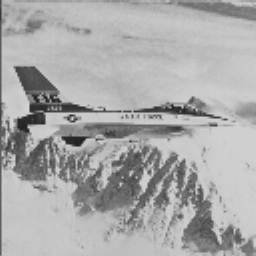
#> input picture Lab2-przekształcenie punktowe/jet.bmp, 256 x 256 px, found by its file name
$ jupyter execute 03_histogram_hw.ipynb
#> lines starting #> are read from the running program, lines starting #| are printed output that depends on the picture
## Zadanie domowe: BBHE i DSIHE

W klasycznym wyrównywaniu histogramu HE  po wykonaniu operacji jasność obrazu ulega zmianie.
Dało się to zaobserwować podczas przeprowadzonych eksperymentów.
Jeśli nie to należy uruchomić skrypt z sekcji A i zwrócić na to uwagę.
Średnia jasność dąży do środkowego poziomu szarości.
Jest to wada i dlatego klasyczne HE ma ograniczone zastosowanie.

Powstało sporo metod, które eliminują to niekorzystne zjawisko.
Najprostsze z nich polegają na dekompozycji obrazu wejściowego na dwa podobrazy (wg. pewnego kryterium).
Następnie operacja HE wykonywana jest dla tych podobrazów.

Dwie znane z literatury metody to:
- Bi-Histogram Equalization
- DSIHE - Dualistic Sub-Image Histogram Equalization

W metodzie BBHE za kryterium podziału przyjmuje się średnią jasność w obrazie.
W DSIHE obraz dzieli się na dwa podobrazy o takiej samej liczbie pikseli (jaśniejszych i ciemniejszych).

W ramach zadania należy zaimplementować wybraną metodę: BBHE lub DSIHE (ew. obie).

1. Wczytaj obraz *jet.bmp* i wylicz jego histogram.
2. W kolejnym kroku należy wyznaczyć próg podziału obrazu na dwa podobrazy (*lm*).
3. Dla BBHE wyznacz średnią jasność obrazu. Dla DSIHE można wykorzystać histogram skumulowany.
Należy znaleźć poziom jasności który znajduje się "w połowie" histogramu skumulowanego.
W tym celu warto stworzyć tablicę, zawierającą moduł histogramu skumulowanego pomniejszonego o połowę liczby pikseli.
Następnie znaleźć minimum.
4. Dalej należy podzielić histogram oryginalnego obrazu na dwa histogramy *H1* i *H2*.
Dla każdego z nich wyliczyć histogram skumulowany ($C_1$ i $C_2$) i wykonać normalizację.
Normalizacja polega na podzieleniu każdego histogramu przez jego największy element.
5. Na podstawie histogramów skumulowanych należy stworzyć przekształcenie LUT.
Należy tak przeskalować $C_1$ i $C_2$, aby uzyskać jednorodne przekształcenie.
Tablicę $C_1$ wystarczy pomnożyć przez próg podziału.
Tablicę $C_2$ należy przeskalować do przedziału: $<lm+1; 255>$, gdzie $lm$ jest progiem podziału.<br>
$C_{1n} = (lm)*C1;$<br>
$C_{2n} = lm+1 + (255-lm-1)*C2;$<br>
Następnie dwie części tablicy przekodowań należy połączyć.
6. Ostatecznie należy wykonać operację LUT i wyświetlić wynik wyrównywania histogramu.
Porównaj wynik operacji BBHE lub DSIHE z klasycznym HE.

[cell 1]
import cv2
import os
from matplotlib import pyplot as plt
import numpy as np

if not os.path.exists("jet.bmp") :
    !wget https://raw.githubusercontent.com/vision-agh/poc_sw/master/03_Histogram/jet.bmp

jet = cv2.imread('jet.bmp',cv2.IMREAD_GRAYSCALE)
#> jet is the input picture: shape (256, 256); min 32, max 213, mean 169.3
jet_hist=cv2.calcHist([jet],[0],None,[256],[0,256])
#> jet_hist = 256 values, max 2214 at index 195, min 0 at index 0, mean 256

lm= int(np.mean(jet))
#> lm = 169

jet_hist_1=jet_hist[0:lm]
#> jet_hist_1 = 169 values, max 304 at index 167, min 0 at index 0, mean 121.6
jet_hist_2=jet_hist[lm:int(jet.shape[1])]
#> jet_hist_2 = 87 values, max 2214 at index 26, min 0 at index 45, mean 517.2
c1=jet_hist_1.cumsum()/np.max(jet_hist_1)
#> c1 = 169 values from 0 to 67.58
c2=jet_hist_2.cumsum()/np.max(jet_hist_2)
#> c2 = 87 values from 0.135 to 20.32

c_1 = lm * c1
#> c_1 = 169 values from 0 to 11420.3
c_2 = lm + 1 + (255 - lm - 1) * c2
#> c_2 = 87 values from 181.4 to 1897.4
c_1_norm=cv2.normalize(c_1,None,0,lm,cv2.NORM_MINMAX)
#> c_1_norm = 169 values from 0 to 169
c_2_norm=cv2.normalize(c_2,None,lm,255,cv2.NORM_MINMAX)
#> c_2_norm = 87 values from 169 to 255
C=np.append(c_1_norm,c_2_norm)
#> C = 256 values from 0 to 255


result=cv2.LUT(jet,C)
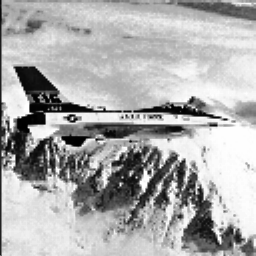
#> result: shape (256, 256) float32; min 0.0165, max 255, mean 173
wyr_hist=cv2.calcHist([result],[0],None,[256],[0,256])
#> wyr_hist = 256 values, max 2214 at index 222, min 0 at index 27, mean 256
plt.figure(figsize=(3,3))
plt.imshow(result, vmin=0, vmax=256)
plt.axis('off')
plt.gray()
plt.show()

jet_equ=cv2.equalizeHist(jet)
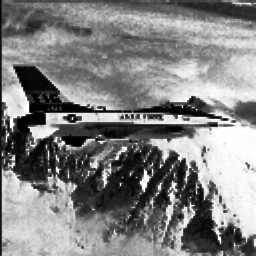
#> jet_equ: shape (256, 256); min 0, max 255, mean 129.5
plt.figure(figsize=(3,3))
plt.imshow(jet_equ, vmin=0, vmax=256)
plt.axis('off')
plt.gray()
plt.show()
